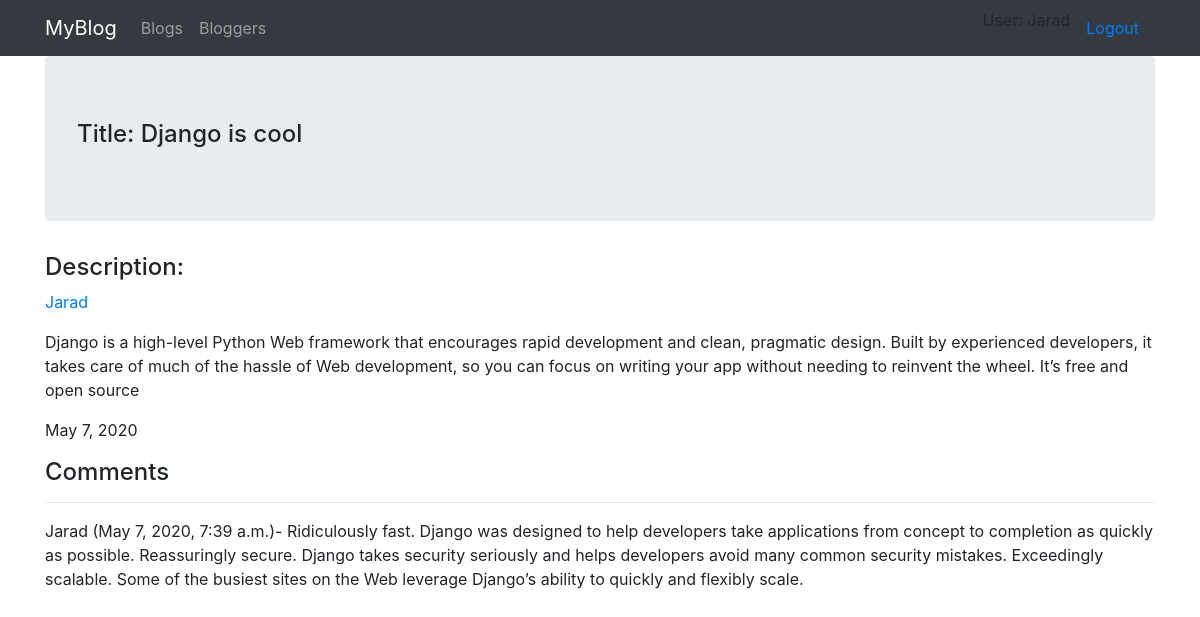
Page /blog/blogs/1 (signed in) on the committed database.
### blog/models.py (models this page shows, shortened)
class Blog(models.Model):
    name = models.CharField(max_length=200)
    author = models.ForeignKey(BlogAuthor, on_delete=models.SET_NULL, null=True)
    description = models.TextField(max_length=2000, help_text="Enter you blog text here.")
    post_date = models.DateField(default=date.today)
    class Meta:
        ordering = ["-post_date"]

class BlogAuthor(models.Model):
    user = models.OneToOneField(User, on_delete=models.SET_NULL, null=True)
    bio = models.TextField(max_length=400, help_text="Enter your bio details here.")
    class Meta:
        ordering = ["user","bio"]
    def __str__(self):
        return self.user.username

class BlogComment(models.Model):
    description = models.TextField(max_length=1000, help_text="Enter comment about blog here.")
    author = models.ForeignKey(User, on_delete=models.SET_NULL, null=True)
    post_date = models.DateTimeField(auto_now_add=True)
    blog= models.ForeignKey(Blog, on_delete=models.CASCADE)
    class Meta:
        ordering = ["post_date"]

### blog/views.py (the view)
# urls.py: path('blogs/<int:pk>',views.BlogDetailView.as_view(),name='blog-detail'),
class BlogDetailView(LoginRequiredMixin,generic.DetailView):
    model=Blog

### blog/templates/blog/blog_detail.html
{% extends "base.html"%}
{% block body_block %}
    <div class="jumbotron">
        <h4>Title: {{blog.name}}</h4>
    </div>
    <h4>Description:</h4>
    <p><a href="">{{blog.author}}</a></p>
    <p>{{blog.description}}</p>
    <p>{{blog.post_date}}</p>
    <h4>Comments</h4>
    {% for comment in blog.blogcomment_set.all%}
        <hr>
        <p>{{comment.author}} ({{comment.post_date}})- {{comment.description}}</p>
    {% endfor %}
{% endblock %}

### blog/templates/base.html (shortened to what this page needs)
<!DOCTYPE html>
{% load static %}
<html lang="en">
<head>
    <link rel="stylesheet" href="https://stackpath.bootstrapcdn.com/bootstrap/4.4.1/css/bootstrap.min.css"
>
</head>
<body>
    <nav class="navbar navbar-dark bg-dark navbar navbar-expand-lg">
        <div class="container">
            <ul class="navbar-nav mr-auto">
                <li><a class="navbar-brand" href="{% url 'index'%}">MyBlog</a></li>
                <li><a class="nav-link" href="{% url 'blogs'%}">Blogs</a></li>
                <li><a class="nav-link" href="{% url 'authors'%}">Bloggers</a></li>
            </ul>
            <ul class="nav justify-content-end">
                {% if user.is_authenticated %}
                    <li class="nav-item">User: {{ user.get_username }}</li>
                    <li class="nav-item"><a class="nav-link active" href="{% url 'logout'%}?next={{request.path}}">Logout</a></li>
                {% else %}
                    <li class="nav-item"><a class="nav-link active" href="{% url 'login'%}?next={{request.path}}">Login</a></li>
                {% endif %}
            </ul>
        </div>
    </nav>
    <div class="container">
        {% block body_block %}{% endblock %}
    </div>
</body>
</html>

### rows in the picture
Blog: name "Django is cool", author "Jarad", description "Django is a high-level Python Web framework that encourages rapid development and clean, pragmatic design. Built by experienced developers, it takes care of much of the hassle of Web development, so you can focus on writing your app without needing to reinvent the wheel. It’s free and open source", post_date "May 7, 2020"
BlogComment: author "Jarad", post_date "May 7, 2020, 7:39 a.m.", description "Ridiculously fast. Django was designed to help developers take applications from concept to completion as quickly as possible. Reassuringly secure. Django takes security seriously and helps developers avoid many common security mistakes. Exceedingly scalable. Some of the busiest sites on the Web leverage Django’s ability to quickly and flexibly scale."

### other values in the picture
{{ user.get_username }} "Jarad"
